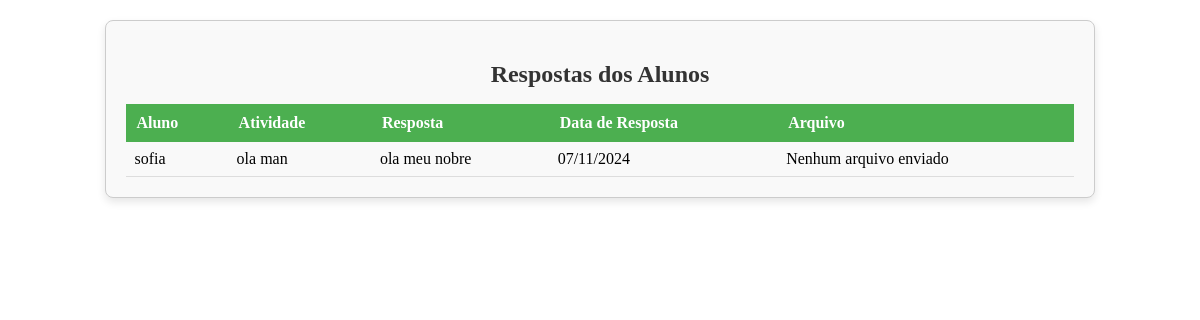
Page /atividade/respostas on the earlier database version.
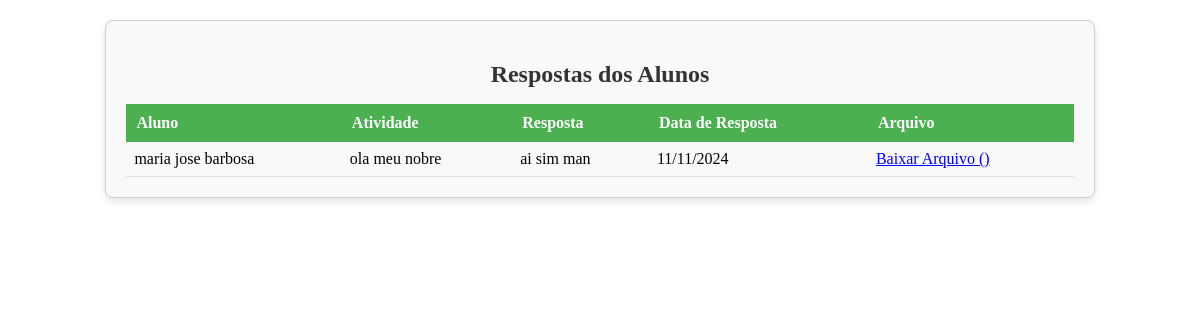
Same page on the later database version.
### models.py (models this page shows, shortened)
class Resposta(db.Model):
    __tablename__ = 'respostas'
    id = db.Column(db.Integer, primary_key=True)
    aluno_id = db.Column(db.Integer, db.ForeignKey('usuarios.id'), nullable=False)
    atividade_id = db.Column(db.Integer, db.ForeignKey('atividades.id'), nullable=False)
    resposta = db.Column(db.Text, nullable=False)
    arquivo_resposta = db.Column(db.LargeBinary)
    extensao = db.Column(db.String(10))
    data_resposta = db.Column(db.DateTime, default=db.func.current_timestamp())
    user = db.relationship('User', back_populates='respostas')
    atividade = db.relationship('Atividade', back_populates='respostas')

class User(UserMixin, db.Model):
    __tablename__ = 'usuarios'
    id = db.Column(db.Integer, primary_key=True)
    nome = db.Column(db.String(150), nullable=False)
    email = db.Column(db.String(150), unique=True, nullable=False)
    senha = db.Column(db.String(150), nullable=False)
    turma = db.Column(db.String(50))
    numero = db.Column(db.String(50))
    role = db.Column(db.String(50))
    mensagens = db.relationship('Mensagem', back_populates='user')
    respostas = db.relationship('Resposta', back_populates='user')

class Atividade(db.Model):
    __tablename__ = 'atividades'
    id = db.Column(db.Integer, primary_key=True)
    titulo = db.Column(db.String, nullable=False)
    descricao = db.Column(db.String, nullable=False)
    arquivo = db.Column(db.LargeBinary)  # Store files as binary
    extensao = db.Column(db.String(10))
    data_envio = db.Column(db.DateTime, default=db.func.current_timestamp())
    respostas = db.relationship('Resposta', back_populates='atividade')

### atividade.py (the view)
@atividade_bp.route('/respostas')
def respostas():
    lista_respostas = obter_respostas()  # Obtém as respostas formatadas
    return render_template('respostas.html', respostas=lista_respostas)

### atividade.py (called while the page is built)
def obter_respostas():
    respostas = db.session.query(
        User.nome.label("aluno"),
        Atividade.titulo.label("titulo_atividade"),
        Resposta.resposta,
        Resposta.data_resposta,
        Resposta.id,
        Resposta.arquivo_resposta
    ).join(Resposta.user).join(Resposta.atividade).all()
    lista_respostas = [
        {
            "aluno": resposta.aluno,
            "titulo_atividade": resposta.titulo_atividade,
            "resposta": resposta.resposta,
            "data_resposta": resposta.data_resposta.strftime("%d/%m/%Y") if resposta.data_resposta else "",
            "arquivo_resposta_id": resposta.id if resposta.arquivo_resposta else None
        }
        for resposta in respostas
    ]
    return lista_respostas

### templates/respostas.html (shortened to what this page needs)
<!DOCTYPE html>
<html lang="en">
<head>
</head>
<body>
    <section >
        <h2>Respostas dos Alunos</h2>
        <table>
            <thead>
                <tr>
                    <th>Aluno</th>
                    <th>Atividade</th>
                    <th>Resposta</th>
                    <th>Data de Resposta</th>
                    <th>Arquivo</th>
                </tr>
            </thead>
            <tbody id="respostas-body">
                {% for resposta in respostas %}
                <tr>
                    <td>{{ resposta.aluno }}</td>
                    <td>{{ resposta.titulo_atividade }}</td>
                    <td>{{ resposta.resposta }}</td>
                    <td>{{ resposta.data_resposta }}</td>
                    <td>
                        {% if resposta.arquivo_resposta_id %}
                            <a href="{{ url_for('atividade.download_resposta', resposta_id=resposta.arquivo_resposta_id) }}">
                                Baixar Arquivo ({{ resposta.extensao|upper }})
                            </a>
                        {% else %}
                            Nenhum arquivo enviado
                        {% endif %}
                    </td>
                </tr>
            {% endfor %}
            </tbody>
        </table>
    </section>
</body>
</html>

### templates/respostas.html (style rules this page uses)
section { width: 80%; margin: 20px auto; padding: 20px; border: 1px solid #ccc; border-radius: 8px; background-color: #f9f9f9; box-shadow: 0px 4px 8px rgba(0, 0, 0, 0.1); }
section h2 { font-size: 24px; font-weight: bold; color: #333; margin-bottom: 16px; text-align: center; }
table { width: 100%; border-collapse: collapse; font-size: 16px; }
table thead th { background-color: #4CAF50; color: white; padding: 10px; text-align: left; }
table tbody td { padding: 8px; text-align: left; border-bottom: 1px solid #ddd; }

Differences in the rows shown:
changed Resposta "ola meu nobre": aluno "sofia" → "maria jose barbosa"; titulo_atividade "ola man" → "ola meu nobre"; resposta "ola meu nobre" → "ai sim man"; data_resposta "07/11/2024" → "11/11/2024"; text "Nenhum arquivo enviado" → "Baixar Arquivo ( )"
